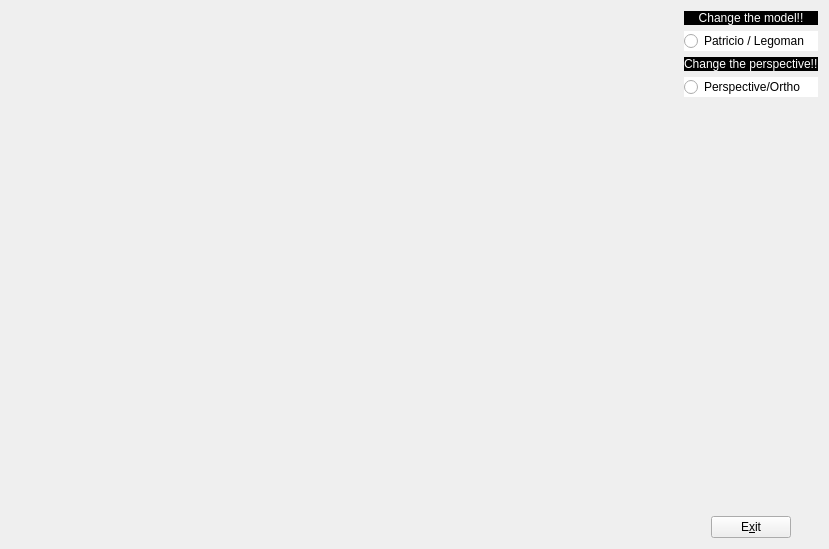
<?xml version="1.0" encoding="UTF-8"?>
<ui version="4.0">
 <class>MyForm</class>
 <widget class="QWidget" name="MyForm">
  <property name="geometry">
   <rect>
    <x>0</x>
    <y>0</y>
    <width>829</width>
    <height>549</height>
   </rect>
  </property>
  <property name="windowTitle">
   <string>Patricio / Legoman</string>
  </property>
  <layout class="QHBoxLayout" name="horizontalLayout_2">
   <item>
    <widget class="MyGLWidget" name="widget" native="true">
     <property name="sizePolicy">
      <sizepolicy hsizetype="Expanding" vsizetype="Expanding">
       <horstretch>0</horstretch>
       <verstretch>0</verstretch>
      </sizepolicy>
     </property>
    </widget>
   </item>
   <item>
    <layout class="QVBoxLayout" name="verticalLayout_5">
     <item>
      <layout class="QVBoxLayout" name="verticalLayout_4">
       <item>
        <layout class="QVBoxLayout" name="verticalLayout_2">
         <item>
          <widget class="QLabel" name="label">
           <property name="styleSheet">
            <string notr="true">color: rgb(255, 255, 255);
background-color: rgb(0, 0, 0);</string>
           </property>
           <property name="text">
            <string>Change the model!!</string>
           </property>
           <property name="alignment">
            <set>Qt::AlignCenter</set>
           </property>
          </widget>
         </item>
         <item>
          <widget class="QRadioButton" name="radioButton">
           <property name="styleSheet">
            <string notr="true">color: rgb(0, 0, 0);
background-color: rgb(255, 255, 255);</string>
           </property>
           <property name="text">
            <string>Patricio / Legoman</string>
           </property>
          </widget>
         </item>
        </layout>
       </item>
       <item>
        <layout class="QVBoxLayout" name="verticalLayout_3">
         <item>
          <widget class="QLabel" name="label_2">
           <property name="styleSheet">
            <string notr="true">color: rgb(255, 255, 255);
background-color: rgb(0, 0, 0);</string>
           </property>
           <property name="text">
            <string>Change the perspective!!</string>
           </property>
          </widget>
         </item>
         <item>
          <widget class="QRadioButton" name="radioButton_2">
           <property name="styleSheet">
            <string notr="true">color: rgb(0, 0, 0);
background-color: rgb(255, 255, 255);</string>
           </property>
           <property name="text">
            <string>Perspective/Ortho</string>
           </property>
          </widget>
         </item>
        </layout>
       </item>
      </layout>
     </item>
     <item>
      <layout class="QHBoxLayout" name="horizontalLayout">
       <item>
        <layout class="QVBoxLayout" name="verticalLayout">
         <item>
          <spacer name="verticalSpacer">
           <property name="orientation">
            <enum>Qt::Vertical</enum>
           </property>
           <property name="sizeHint" stdset="0">
            <size>
             <width>20</width>
             <height>40</height>
            </size>
           </property>
          </spacer>
         </item>
         <item>
          <widget class="QPushButton" name="pushButton">
           <property name="sizePolicy">
            <sizepolicy hsizetype="Fixed" vsizetype="Fixed">
             <horstretch>0</horstretch>
             <verstretch>0</verstretch>
            </sizepolicy>
           </property>
           <property name="text">
            <string>E&amp;xit</string>
           </property>
          </widget>
         </item>
        </layout>
       </item>
      </layout>
     </item>
    </layout>
   </item>
  </layout>
 </widget>
 <customwidgets>
  <customwidget>
   <class>MyGLWidget</class>
   <extends>QWidget</extends>
   <header>MyGLWidget.h</header>
   <container>1</container>
   <slots>
    <slot>changeFOV(int)</slot>
    <slot>changeModel()</slot>
    <slot>changePerspective()</slot>
   </slots>
  </customwidget>
 </customwidgets>
 <resources/>
 <connections>
  <connection>
   <sender>pushButton</sender>
   <signal>clicked()</signal>
   <receiver>MyForm</receiver>
   <slot>close()</slot>
   <hints>
    <hint type="sourcelabel">
     <x>698</x>
     <y>536</y>
    </hint>
    <hint type="destinationlabel">
     <x>828</x>
     <y>529</y>
    </hint>
   </hints>
  </connection>
  <connection>
   <sender>radioButton</sender>
   <signal>clicked()</signal>
   <receiver>widget</receiver>
   <slot>changeModel()</slot>
   <hints>
    <hint type="sourcelabel">
     <x>707</x>
     <y>49</y>
    </hint>
    <hint type="destinationlabel">
     <x>623</x>
     <y>49</y>
    </hint>
   </hints>
  </connection>
  <connection>
   <sender>radioButton_2</sender>
   <signal>clicked()</signal>
   <receiver>widget</receiver>
   <slot>changePerspective()</slot>
   <hints>
    <hint type="sourcelabel">
     <x>727</x>
     <y>100</y>
    </hint>
    <hint type="destinationlabel">
     <x>595</x>
     <y>103</y>
    </hint>
   </hints>
  </connection>
 </connections>
</ui>
